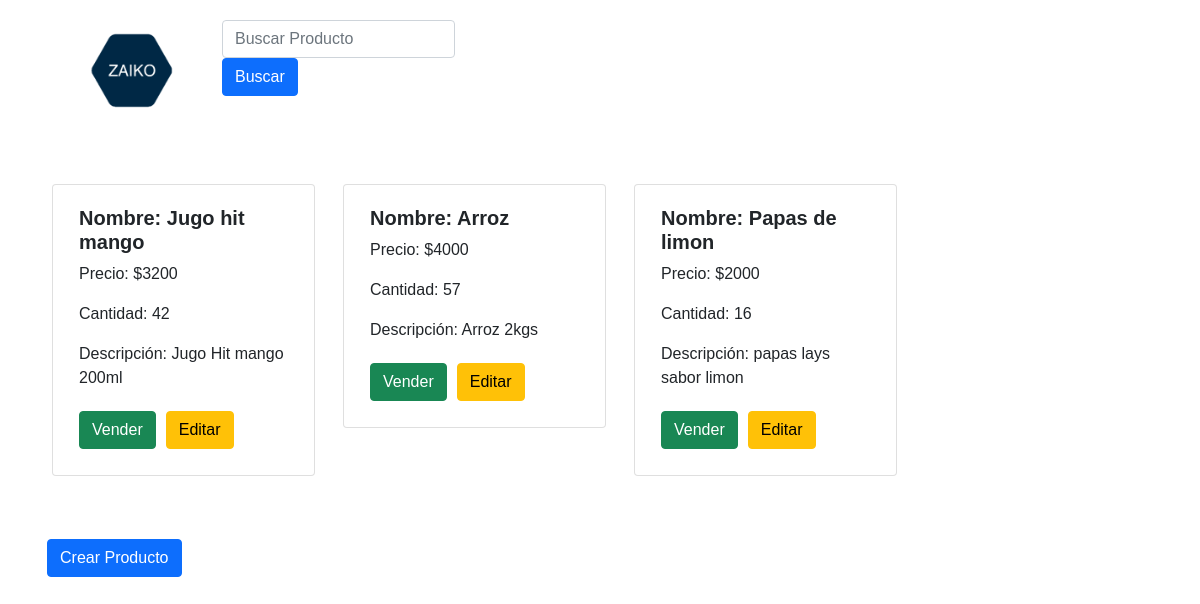
The app's page /inventario/ with its own data.
### inventario/models.py (models this page shows, shortened)
class producto(models.Model):
    Nombre=models.CharField(max_length=100, unique=True)
    PrecioCompra=models.IntegerField(default=0)
    PrecioVenta=models.IntegerField(default=0)
    Cantidad=models.IntegerField()
    Descripción =models.CharField(max_length=250)
    Vendido=models.BooleanField(default=False)
    CantidadVendida=models.IntegerField(default=0)
    Ganancia=models.IntegerField(default=0)

### inventario/views.py (the view)
# urls.py: path('inventario/',inventarioViews.inv, name="inventario"),
def inv(request):
    searchTerm= request.GET.get('buscarProducto')
    if searchTerm:
        Productos = producto.objects.filter(Nombre__icontains=searchTerm)
    else:
        Productos=producto.objects.all()
    return render(request, 'inv.html', {'searchTerm':searchTerm, 'Productos':Productos})

### inventario/templates/inv.html (shortened to what this page needs)
{%load static%}
<!DOCTYPE html>
<link rel="stylesheet" href='{%static "css/inventario.css" %}'>
<html lang="en">
<head>
    <link href="https://cdn.jsdelivr.net/npm/bootstrap@5.1.3/dist/css/bootstrap.min.css" rel="stylesheet">
</head>
<body>
    <div class="container">
        <nav>
        <a href="{% url 'inicio' %}"><img src="{% static 'images/logo.png' %}"></a>
        <form action="">
            <input type="text" class="form-control" name="buscarProducto" placeholder="Buscar Producto">
            <button type="submit" class =" btn btn-primary">Buscar</button>
        </form>
        </nav>
        <br>
        <br>
    <div class="row row-cols-1 row row-cols-md-4 g-2">
        {% for producto in Productos%}
        <div v-for="producto in Productos" class="col">
            <div class="card">
                <div class="card-body">
                    <h5 class="card-title fw-bold"> Nombre: {{producto.Nombre}}</h5>
                    <p class="card-text">Precio: ${{producto.PrecioVenta}}</p>
                    <p class="card-text">Cantidad: {{producto.Cantidad}}</p>
                    <p class="card-text">Descripción: {{producto.Descripción}}</p>
                    <a href = "{% url "vender" pk=producto.id %}" class="btn btn-success">Vender</button>
                    <a href = "{% url "editar" pk=producto.id %}"  class="btn btn-warning">Editar</a>
                </div>
            </div>
        </div>
        {% endfor %}
    </div>
    <br>
    <br>
    <a href="{% url 'crear' %}"><button type="button" class="btn btn-primary">Crear Producto</button>     </a>
    </div>
</body>
</html>

### inventario/static/css/inventario.css (style rules this page uses)
* { margin: 5px; padding: 0; font-family: 'Poppins', sans-serif; overflow-x: hidden; }
nav img { width: 150px; }
nav { display: flex; }

### records on screen
producto: Nombre "Jugo hit mango", PrecioVenta "3200", Cantidad "42", Descripción "Jugo Hit mango 200ml"
producto: Nombre "Arroz", PrecioVenta "4000", Cantidad "57", Descripción "Arroz 2kgs"
producto: Nombre "Papas de limon", PrecioVenta "2000", Cantidad "16", Descripción "papas lays sabor limon"
